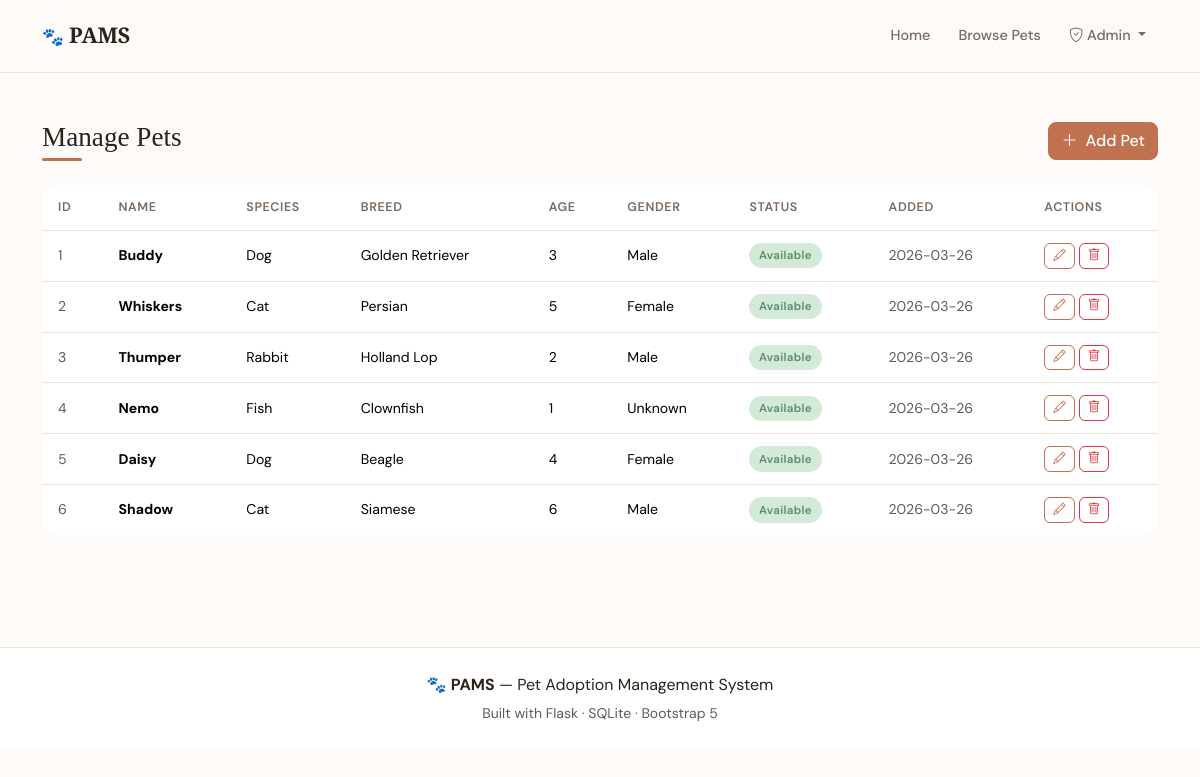
Page /admin/pets (signed in) on the committed database.
### tables this page shows
CREATE TABLE Pets (
            pet_id      INTEGER PRIMARY KEY AUTOINCREMENT,
            name        TEXT    NOT NULL,
            species     TEXT    NOT NULL,
            breed       TEXT,
            age         INTEGER CHECK(age >= 0),
            gender      TEXT    CHECK(gender IN ('Male','Female','Unknown')),
            description TEXT,
            image_url   TEXT    DEFAULT '/static/img/default_pet.png',
            status      TEXT    DEFAULT 'Available'
                        CHECK(status IN ('Available','Pending','Adopted')),
            added_on    TEXT    DEFAULT (DATE('now'))
        );

### app.py (the view)
@app.route('/admin/pets')
@admin_required
def admin_pets():
    db = get_db()
    all_pets = db.execute("SELECT * FROM Pets ORDER BY added_on DESC").fetchall()
    return render_template('admin_pets.html', pets=all_pets)

### app.py (called while the page is built)
def get_db():
    if 'db' not in g:
        g.db = get_db_connection()
    return g.db

def admin_required(f):
    @wraps(f)
    def decorated(*args, **kwargs):
        if not session.get('admin_logged_in'):
            flash("Please log in to access the admin panel.", "warning")
            return redirect(url_for('admin_login'))
        return f(*args, **kwargs)
    return decorated

### database.py (called while the page is built)
def get_db_connection():
    conn = sqlite3.connect(DB_PATH)
    conn.row_factory = sqlite3.Row
    conn.execute("PRAGMA foreign_keys = ON")   # enforce FK constraints
    conn.execute("PRAGMA journal_mode = WAL")  # better concurrent read perf
    return conn

### templates/admin_pets.html (shortened to what this page needs)
{% extends "base.html" %}
{% block content %}
<div class="container py-5">
  <div class="d-flex justify-content-between align-items-center mb-4">
    <h2 class="section-title mb-0">Manage Pets</h2>
    <a href="{{ url_for('add_pet') }}" class="btn btn-primary">
      <i class="bi bi-plus-lg me-1"></i> Add Pet
    </a>
  </div>
  <div class="table-responsive">
    <table class="table admin-table align-middle">
      <thead>
        <tr>
          <th>ID</th><th>Name</th><th>Species</th><th>Breed</th>
          <th>Age</th><th>Gender</th><th>Status</th><th>Added</th><th>Actions</th>
        </tr>
      </thead>
      <tbody>
        {% for pet in pets %}
        <tr>
          <td class="text-muted small">{{ pet['pet_id'] }}</td>
          <td><strong>{{ pet['name'] }}</strong></td>
          <td>{{ pet['species'] }}</td>
          <td>{{ pet['breed'] or '—' }}</td>
          <td>{{ pet['age'] or '—' }}</td>
          <td>{{ pet['gender'] or '—' }}</td>
          <td><span class="status-badge status-{{ pet['status']|lower }}">{{ pet['status'] }}</span></td>
          <td class="text-muted small">{{ pet['added_on'] }}</td>
          <td>
            <div class="d-flex gap-1">
              <a href="{{ url_for('edit_pet', pet_id=pet['pet_id']) }}" class="btn btn-xs btn-outline-primary" title="Edit">
                <i class="bi bi-pencil"></i>
              </a>
              <form method="POST" action="{{ url_for('delete_pet', pet_id=pet['pet_id']) }}"
                    onsubmit="return confirm('Delete {{ pet['name'] }}? This cannot be undone.')">
                <button type="submit" class="btn btn-xs btn-outline-danger" title="Delete">
                  <i class="bi bi-trash"></i>
                </button>
              </form>
            </div>
          </td>
        </tr>
        {% else %}
        <tr><td colspan="9" class="text-center text-muted py-4">No pets in the system yet.</td></tr>
        {% endfor %}
      </tbody>
    </table>
  </div>
</div>
{% endblock %}

### static/style.css (style rules this page uses)
:root { --clr-primary: #C0714F; --clr-primary-dk: #9E5939; --clr-primary-lt: #F2D9CC; --clr-accent: #5C8C6E; --clr-accent-lt: #D4EAD9; --clr-bg: #FDFAF7; --clr-surface: #FFFFFF; --clr-border: #EDE5DC; --clr-text: #2C2318; --clr-muted: #7A6A5E; --clr-yellow: #F5C842; --radius: 14px; --shadow-sm: 0 1px 4px rgba(60,35,15,.08); --shadow-md: 0 4px 20px rgba(60,35,15,.10); --shadow-lg: 0 8px 40px rgba(60,35,15,.14); --transition: 0.22s ease; }
*, *::before, *::after { box-sizing: border-box; }
body { font-family: 'DM Sans', sans-serif; background: var(--clr-bg); color: var(--clr-text); line-height: 1.65; min-height: 100vh; }
h1,h2,h3,h4,h5,h6 { font-family: 'Playfair Display', serif; color: var(--clr-text); }
a { color: var(--clr-primary); text-decoration: none; }
.btn-primary { background: var(--clr-primary); border-color: var(--clr-primary); color: #fff; border-radius: 8px; font-weight: 500; transition: background var(--transition), transform var(--transition); }
.btn-outline-primary { color: var(--clr-primary); border-color: var(--clr-primary); border-radius: 8px; }
.btn-xs { padding: .2rem .5rem; font-size: .78rem; border-radius: 6px; line-height: 1.4; }
.section-title { font-size: 1.7rem; position: relative; padding-bottom: .5rem; }
.section-title::after { content: ''; position: absolute; bottom: 0; left: 0; width: 40px; height: 3px; background: var(--clr-primary); border-radius: 2px; }
.admin-table { background: var(--clr-surface); border-radius: var(--radius); overflow: hidden; }
.admin-table thead tr { background: var(--clr-bg); }
.admin-table thead th { font-size: .78rem; font-weight: 600; text-transform: uppercase; letter-spacing: .05em; color: var(--clr-muted); border-bottom: 1px solid var(--clr-border); padding: .75rem 1rem; }
.admin-table tbody td { padding: .75rem 1rem; border-bottom: 1px solid var(--clr-border); font-size: .88rem; vertical-align: middle; }
.admin-table tbody tr:last-child td { border-bottom: none; }
.status-badge { display: inline-block; font-size: .72rem; font-weight: 600; padding: .2rem .6rem; border-radius: 20px; letter-spacing: .03em; }
.status-available { background: var(--clr-accent-lt); color: var(--clr-accent); }

### rows in the picture
Pets: pet_id "1", name "Buddy", species "Dog", breed "Golden Retriever", age "3", gender "Male", status "Available", added_on "2026-03-26"
Pets: pet_id "2", name "Whiskers", species "Cat", breed "Persian", age "5", gender "Female", status "Available", added_on "2026-03-26"
Pets: pet_id "3", name "Thumper", species "Rabbit", breed "Holland Lop", age "2", gender "Male", status "Available", added_on "2026-03-26"
Pets: pet_id "4", name "Nemo", species "Fish", breed "Clownfish", age "1", gender "Unknown", status "Available", added_on "2026-03-26"
Pets: pet_id "5", name "Daisy", species "Dog", breed "Beagle", age "4", gender "Female", status "Available", added_on "2026-03-26"
Pets: pet_id "6", name "Shadow", species "Cat", breed "Siamese", age "6", gender "Male", status "Available", added_on "2026-03-26"
